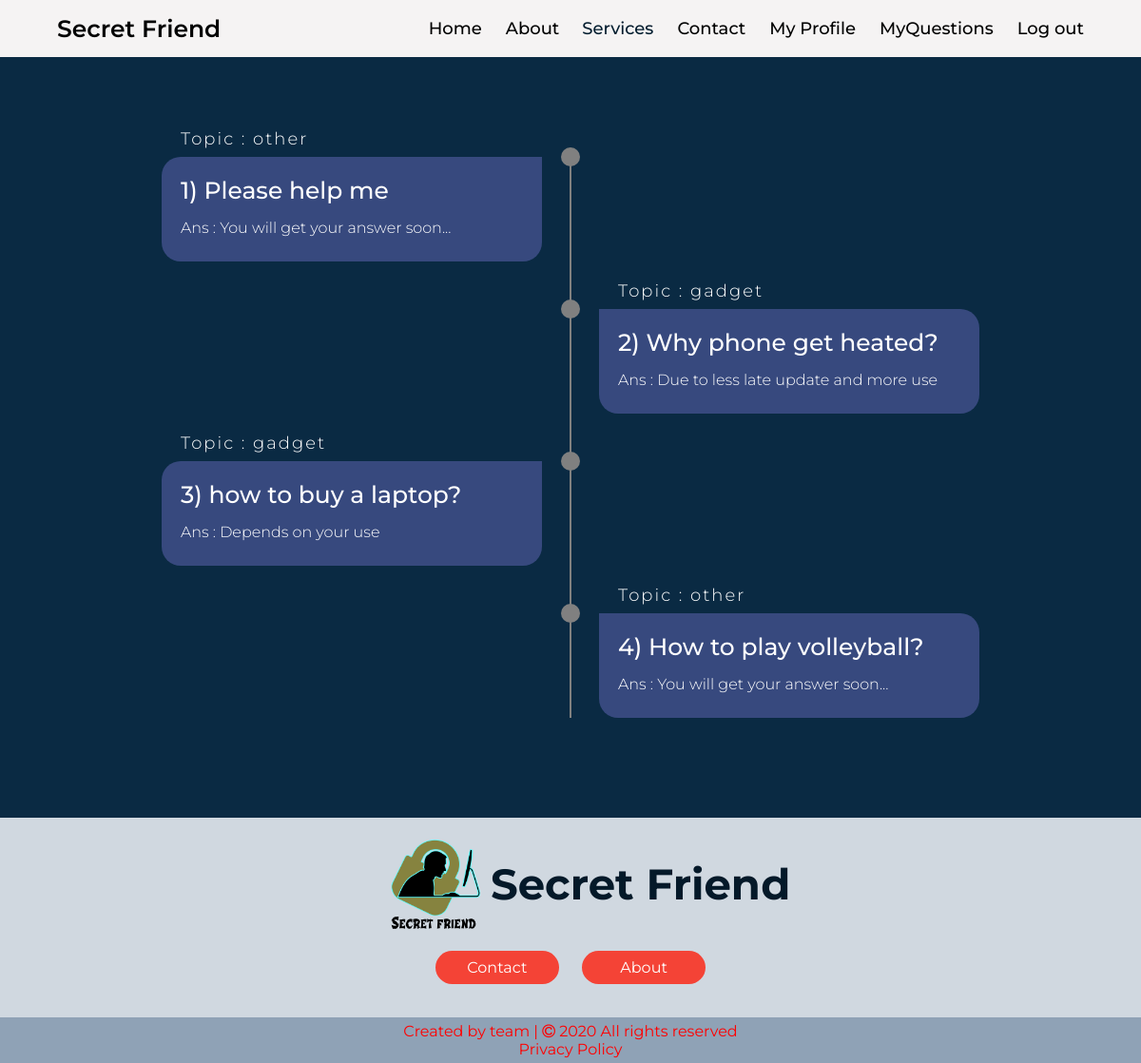
The app's page /myquestion.php (signed in) with its own data.
### tables this page shows
CREATE TABLE `questions` (
  `id` int(11) NOT NULL,
  `username` varchar(200) NOT NULL,
  `question` text NOT NULL,
  `answer` text NOT NULL,
  `answer_by` varchar(200) NOT NULL,
  `topic` text NOT NULL
);

### myquestion.php (the view, shortened to what this page needs)
<?php
if (isset($_SESSION["username"])) {
    require_once "config.php";
    $username = $_SESSION['username'];
?>
    <!DOCTYPE html>
    <html lang="en">
    <head>
        <link rel="stylesheet" href="myquestion.css?v=<?php echo time(); ?>" >
        <link rel="stylesheet" href="https://stackpath.bootstrapcdn.com/font-awesome/4.7.0/css/font-awesome.min.css">
    </head>
    <body>
    <nav class="navbar">
        <div class="content">
            <div class="logo">
                <a href="#">Secret Friend</a>
            </div>
            <ul class="menu-list">
                <li><a href="home.html">Home</a></li>
                <li><a href="about.html">About</a></li>
                <li id="d">Services
                </li>
                <li><a href="contact.php">Contact</a></li>
                <li><a href="myprofile.php">My Profile</a></li>
                <li><a href="myquestion.php">MyQuestions</a></li>
                <li><a href="logout.php">Log out</a></li>
            </ul>
        </div>
    </nav>
        <?php
        $sql = "SELECT * FROM questions WHERE username = '$username'";
        $result = mysqli_query($link, $sql);
        if ($result) {
            if ((mysqli_num_rows($result) > 0)) {
        ?>
                <div class="container">
                    <div class="timeline">
                        <ul>
                            <?php
                            $i = 0;
                            while ($row = mysqli_fetch_array($result)) {
                                $i++;
                                $question = $row['question'];
                                $topic = $row['topic'];
                                $answer = $row['answer'];
                                if (empty($answer)) {
                                    $answer = "You will get your answer soon...";
                                }
                            ?>
                                <li>
                                    <div class="timeline-content">
                                        <h3 class="date">Topic : <?php echo $topic; ?></h3>
                                        <h1><?php echo $i .") ". $question; ?></h1>
                                        <p> <?php echo "Ans : " . $answer; ?> </p>
                                    </div>
                                </li>
                            <?php } ?>
                        </ul>
                    </div>
                </div>
    </body>
    </html>
<?php
            } else {
                echo "You have not asked any questions yet";
            }
        } else {
            echo "ERROR: Could not able to execute $sql. " . mysqli_error($link);
        }
    } else {
        echo "please login first";
    }
?>
<footer>
        <div class="logo2">
            <img src="logo1.png" class="i1">
            <h2>Secret Friend</h2>
        </div>
        <div class="button">
            <a href="contact.php">Contact</a>
            <a href="about.html">About</a>
        </div>
        <div class="last">
            <p>Created by team | <i class="fa fa-copyright" aria-hidden="true"></i> 2020 All rights reserved</p>
            <p>Privacy Policy</p>
        </div>
    </footer>

### myquestion.css (style rules this page uses)
* { margin: 0; padding: 0; box-sizing: border-box; }
html { font-family: "Montserrat"; scroll-behavior: smooth; }
.content { max-width: 1250px; margin: auto; padding: 0 30px; }
.navbar { width: 100%; z-index: 2; padding: 15px 0; transition: all 0.3s ease; background: rgb(245, 243, 243); opacity: 1; height: 60px; }
.navbar .content { display: flex; align-items: center; justify-content: space-between; }
.navbar .logo a { color: black; font-size: 25px; font-weight: 600; text-decoration: none; }
.navbar .menu-list { display: inline-flex; }
.menu-list li { list-style: none; }
.menu-list li a { color: black; font-size: 18px; font-weight: 500; margin-left: 25px; text-decoration: none; transition: all 0.3s ease; }
.menu-list #d { margin-left: 24px; color: #021c2e; font-size: 18px; font-weight: 500; }
.container { min-height: 100vh; width: 100%; display: flex; align-items: center; justify-content: center; padding: 100px 0; background-color: #0a2a43; }
.timeline { width: 80%; height: auto; max-width: 800px; margin: 0 auto; position: relative; }
.timeline ul { list-style: none; }
.timeline ul li { padding: 20px; background-color: #37497e; color: white; border-radius: 10px; margin-bottom: 20px; }
.timeline ul li:last-child { margin-bottom: 0; }
.timeline-content h1 { font-weight: 500; font-size: 25px; line-height: 30px; margin-bottom: 10px; }
.timeline-content p { font-size: 16px; line-height: 30px; font-weight: 300; }
.timeline-content .date { font-size: 18px; font-weight: 300; margin-bottom: 10px; letter-spacing: 2px; }
@media (max-width: 1230px) { .content { padding: 0 60px; } }
@media only screen and (min-width: 768px) { .timeline:before { content: ""; position: absolute; top: 0; left: 50%; transform: translateX(-50%); width: 2px; height: 100%; background-color: gray; } }
@media only screen and (min-width: 768px) { .timeline ul li { width: 50%; position: relative; margin-bottom: 50px; } }
@media only screen and (min-width: 768px) { .timeline ul li:nth-child(odd) { float: left; clear: right; transform: translateX(-30px); border-radius: 20px 0px 20px 20px; } }
@media only screen and (min-width: 768px) { .timeline ul li:nth-child(even) { float: right; clear: left; transform: translateX(30px); border-radius: 0px 20px 20px 20px; } }
@media only screen and (min-width: 768px) { .timeline ul li::before { content: ""; position: absolute; height: 20px; width: 20px; border-radius: 50%; background-color: gray; top: 0px; } }
@media only screen and (min-width: 768px) { .timeline ul li:nth-child(odd)::before { transform: translate(50%, -50%); right: -30px; } }
@media only screen and (min-width: 768px) { .timeline ul li:nth-child(even)::before { transform: translate(-50%, -50%); left: -30px; } }
@media only screen and (min-width: 768px) { .timeline-content .date { position: absolute; top: -30px; } }
footer { background: #d0d8e0; }
.logo2 { display: flex; }
.logo2 img { width: 10%; height: 10%; margin-left: 33%; }
.logo2 h2 { font-size: 45px; margin-top: 3.5%; color: #041929; }
.button { text-align: center; }
.button a { position: relative; display: inline-block; padding: 8px 20px; background: #f44336; margin: 20px 10px; margin-bottom: 35px; border-radius: 20px; text-decoration: none; font-weight: 400; color: #fff; transition: 0.7s; width: 130px; }
.last { background: #8fa2b6; padding: 5px; text-align: center; color: red; }

### records on screen
questions: topic "other", question "Please help me", answer "You will get your answer soon..."
questions: topic "gadget", question "Why phone get heated?", answer "Due to less late update and more use"
questions: topic "gadget", question "how to buy a laptop?", answer "Depends on your use"
questions: topic "other", question "How to play volleyball?", answer "You will get your answer soon..."
